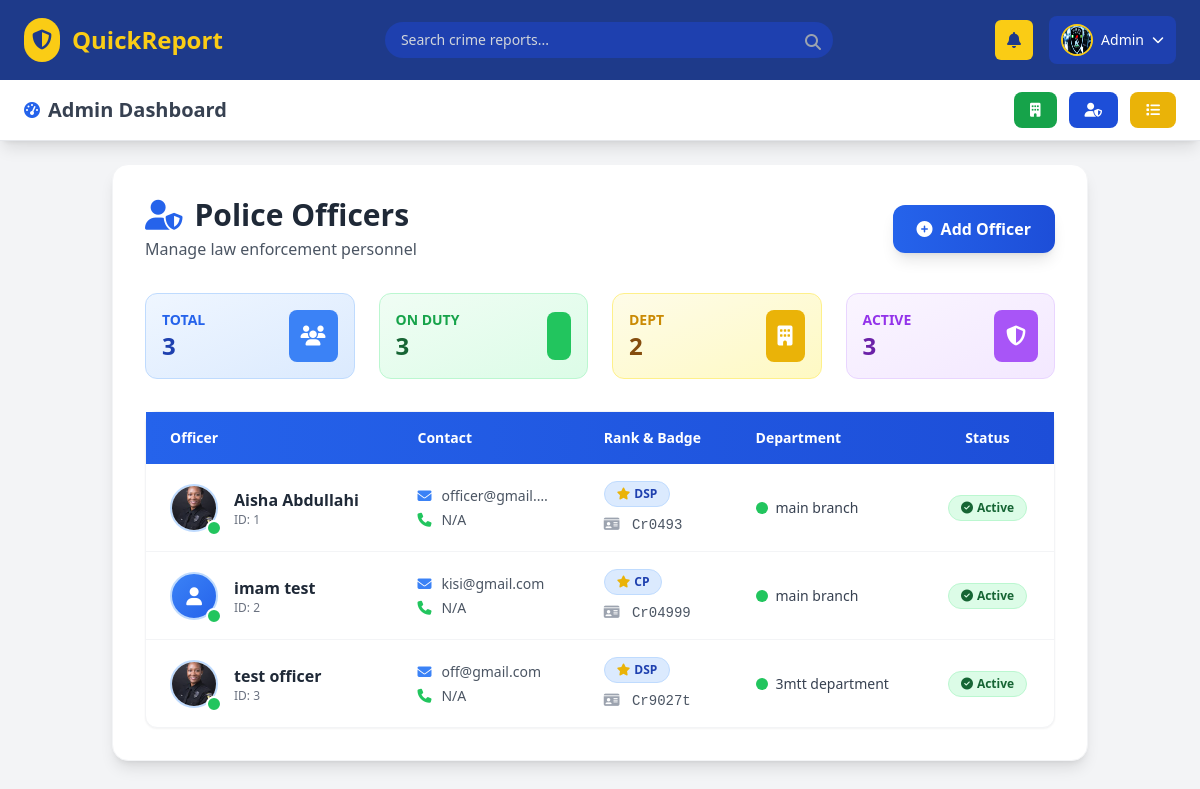
Screenshot of /officer-list/ (signed in) with the database file from the repository.
### crime_app/models.py (models this page shows, shortened)
class User(AbstractUser):
    ROLE_CHOICES = (
        ('admin', 'Super Admin'),
        ('officer', 'Officer'),
        ('citizen', 'Citizen'),
    )
    role = models.CharField(max_length=20, choices=ROLE_CHOICES, default='citizen')
    phone = models.CharField(max_length=20, blank=True, null=True)
    address = models.TextField(blank=True, null=True)
    is_active = models.BooleanField(default=True)

class Officer(models.Model):
    RANK_CHOICES = [
        ('ASP', 'Assistant Superintendent of Police'),
        ('DSP', 'Deputy Superintendent of Police'),
        ('SP', 'Superintendent of Police'),
        ('CSP', 'Chief Superintendent of Police'),
        ('ACP', 'Assistant Commissioner of Police'),
        ('DCP', 'Deputy Commissioner of Police'),
        ('CP', 'Commissioner of Police'),
    ]
    user = models.OneToOneField(User, on_delete=models.CASCADE)
    rank = models.CharField(max_length=50, choices=RANK_CHOICES)
    badge_number = models.CharField(max_length=30, unique=True)
    department = models.ForeignKey('Department', on_delete=models.SET_NULL, null=True, blank=True, related_name='officers')
    profile_picture = models.ImageField(upload_to='officers/', blank=True, null=True)
    on_duty = models.BooleanField(default=True)

class Department(models.Model):
    name = models.CharField(max_length=100, unique=True)
    location = models.CharField(max_length=150)
    contact_number = models.CharField(max_length=20, blank=True, null=True)
    established_date = models.DateField(blank=True, null=True)
    is_active = models.BooleanField(default=True)

### crime_app/views.py (the view)
# urls.py: path('officer-list/', views.officer_list, name='officer-list'),  # Fixed trailing slash
def officer_list(request):
    if not request.user.is_authenticated or (not request.user.is_superuser and getattr(request.user, 'role', None) != 'admin'):
        messages.error(request, "Access denied. Admin privileges required.")
        return redirect('my-login')
    if request.method == 'POST':
        form = OfficerForm(request.POST, request.FILES)
        if form.is_valid():
            officer = form.save()
            messages.success(request, f"Officer {officer.user.get_full_name()} added successfully!")
            return redirect('officer-list')
    else:
        form = OfficerForm()
    officers = Officer.objects.all()
    departments = Department.objects.all()  # ADD THIS LINE
    return render(request, 'crime_app/adminPage/officer-list.html', {
        'form': form,
        'officers': officers,
        'departments': departments  # ADD THIS LINE
    })

### crime_app/forms.py (shortened to what this page needs)
class OfficerForm(forms.ModelForm):
    first_name = forms.CharField(max_length=50)
    last_name = forms.CharField(max_length=50)
    email = forms.EmailField()
    password = forms.CharField(widget=forms.PasswordInput())
    class Meta:
        model = Officer
        fields = ['rank', 'badge_number', 'department', 'profile_picture']

### crime_app/context_processors.py (called while the page is built)
def officer_notifications(request):
    if request.user.is_authenticated and hasattr(request.user, 'officer'):
        officer = request.user.officer
        unread_count = officer.notifications.filter(is_read=False).count()
        recent_notifications = officer.notifications.order_by('-created_at')[:5]
    else:
        unread_count = 0
        recent_notifications = []
    return {
        'unread_count': unread_count,
        'recent_notifications': recent_notifications,
    }

### crime_app/templates/crime_app/adminPage/officer-list.html (shortened to what this page needs)
{% extends "crime_app/adminPage/base.html" %}
{% load static %}
{% load crispy_forms_tags %}
{% block content %}
<div class="bg-white rounded-xl sm:rounded-2xl shadow-lg border border-gray-100 p-3 sm:p-8">
  <div class="flex flex-col sm:flex-row sm:justify-between sm:items-center gap-3 mb-4 sm:mb-8">
    <div>
      <h1 class="text-xl sm:text-3xl font-bold text-gray-800 flex items-center">
        <i class="fas fa-user-shield text-blue-600 mr-2 sm:mr-3"></i>
        Police Officers
      </h1>
      <p class="text-gray-600 text-sm sm:text-base mt-1">Manage law enforcement personnel</p>
    </div>
    <button id="toggleFormBtn"
      class="bg-gradient-to-r from-blue-600 to-blue-700 hover:from-blue-700 hover:to-blue-800 text-white px-4 sm:px-6 py-2 sm:py-3 rounded-lg sm:rounded-xl font-semibold transition-all duration-300 shadow-lg hover:shadow-xl flex items-center justify-center gap-2 text-sm sm:text-base">
      <i class="fas fa-plus-circle"></i>
      Add Officer
    </button>
  </div>
  <div class="grid grid-cols-2 sm:grid-cols-2 md:grid-cols-4 gap-3 sm:gap-6 mb-6 sm:mb-8">
    <div class="bg-gradient-to-br from-blue-50 to-blue-100 border border-blue-200 rounded-lg sm:rounded-xl p-3 sm:p-4">
      <div class="flex items-center justify-between">
        <div>
          <p class="text-blue-600 text-[10px] sm:text-sm font-semibold">TOTAL</p>
          <p class="text-lg sm:text-2xl font-bold text-blue-800">{{ officers.count }}</p>
        </div>
        <div class="bg-blue-500 p-1.5 sm:p-3 rounded-lg">
          <i class="fas fa-users text-white text-sm sm:text-xl"></i>
        </div>
      </div>
    </div>
    <div class="bg-gradient-to-br from-green-50 to-green-100 border border-green-200 rounded-lg sm:rounded-xl p-3 sm:p-4">
      <div class="flex items-center justify-between">
        <div>
          <p class="text-green-600 text-[10px] sm:text-sm font-semibold">ON DUTY</p>
          <p class="text-lg sm:text-2xl font-bold text-green-800">{{ on_duty_count|default:officers.count }}</p>
        </div>
        <div class="bg-green-500 p-1.5 sm:p-3 rounded-lg">
        </div>
      </div>
    </div>
    <div class="bg-gradient-to-br from-yellow-50 to-yellow-100 border border-yellow-200 rounded-lg sm:rounded-xl p-3 sm:p-4">
      <div class="flex items-center justify-between">
        <div>
          <p class="text-yellow-600 text-[10px] sm:text-sm font-semibold">DEPT</p>
          <p class="text-lg sm:text-2xl font-bold text-yellow-800">{{ departments.count }}</p>
        </div>
        <div class="bg-yellow-500 p-1.5 sm:p-3 rounded-lg">
          <i class="fas fa-building text-white text-sm sm:text-xl"></i>
        </div>
      </div>
    </div>
    <div class="bg-gradient-to-br from-purple-50 to-purple-100 border border-purple-200 rounded-lg sm:rounded-xl p-3 sm:p-4">
      <div class="flex items-center justify-between">
        <div>
          <p class="text-purple-600 text-[10px] sm:text-sm font-semibold">ACTIVE</p>
          <p class="text-lg sm:text-2xl font-bold text-purple-800">{{ officers.count }}</p>
        </div>
        <div class="bg-purple-500 p-1.5 sm:p-3 rounded-lg">
          <i class="fas fa-shield-alt text-white text-sm sm:text-xl"></i>
        </div>
      </div>
    </div>
  </div>
  <div class="bg-white rounded-lg sm:rounded-xl shadow-sm border border-gray-100 overflow-hidden">
    <div class="hidden sm:block overflow-x-auto">
      <table class="w-full">
        <thead class="bg-gradient-to-r from-blue-600 to-blue-700 text-white">
          <tr>
            <th class="px-4 sm:px-6 py-3 sm:py-4 text-left font-semibold text-xs sm:text-sm">Officer</th>
            <th class="px-4 sm:px-6 py-3 sm:py-4 text-left font-semibold text-xs sm:text-sm">Contact</th>
            <th class="px-4 sm:px-6 py-3 sm:py-4 text-left font-semibold text-xs sm:text-sm">Rank & Badge</th>
            <th class="px-4 sm:px-6 py-3 sm:py-4 text-left font-semibold text-xs sm:text-sm">Department</th>
            <th class="px-4 sm:px-6 py-3 sm:py-4 text-center font-semibold text-xs sm:text-sm">Status</th>
          </tr>
        </thead>
        <tbody class="divide-y divide-gray-100">
          {% for officer in officers %}
          <tr class="hover:bg-blue-50 transition duration-200 group">
            <td class="px-4 sm:px-6 py-3 sm:py-4">
              <div class="flex items-center space-x-3 sm:space-x-4">
                <div class="relative">
                  {% if officer.profile_picture %}
                    <img src="{{ officer.profile_picture.url }}" alt="{{ officer.user.get_full_name }}"
                      class="w-8 h-8 sm:w-12 sm:h-12 rounded-full object-cover border-2 border-blue-200">
                  {% else %}
                    <div class="w-8 h-8 sm:w-12 sm:h-12 rounded-full bg-gradient-to-br from-blue-500 to-blue-600 flex items-center justify-center border-2 border-blue-200">
                      <i class="fas fa-user text-white text-xs sm:text-lg"></i>
                    </div>
                  {% endif %}
                  {% if officer.on_duty %}
                  <div class="absolute -bottom-1 -right-1 w-2 h-2 sm:w-4 sm:h-4 bg-green-500 rounded-full border-2 border-white"></div>
                  {% endif %}
                </div>
                <div>
                  <div class="font-semibold text-gray-800 text-sm sm:text-base">{{ officer.user.get_full_name|truncatechars:20 }}</div>
                  <div class="text-xs text-gray-500">ID: {{ officer.id }}</div>
                </div>
              </div>
            </td>
            <td class="px-4 sm:px-6 py-3 sm:py-4">
              <div class="space-y-1">
                <div class="flex items-center text-xs sm:text-sm text-gray-600">
                  <i class="fas fa-envelope mr-1 sm:mr-2 text-blue-500 w-3 sm:w-4"></i>
                  {{ officer.user.email|truncatechars:15|default:"N/A" }}
                </div>
                <div class="flex items-center text-xs sm:text-sm text-gray-600">
                  <i class="fas fa-phone mr-1 sm:mr-2 text-green-500 w-3 sm:w-4"></i>
                  {{ officer.user.phone|default:"N/A" }}
                </div>
              </div>
            </td>
            <td class="px-4 sm:px-6 py-3 sm:py-4">
              <div class="space-y-1 sm:space-y-2">
                <span class="inline-flex items-center px-2 sm:px-3 py-0.5 sm:py-1 rounded-full text-xs font-semibold bg-blue-100 text-blue-800 border border-blue-200">
                  <i class="fas fa-star mr-1 text-yellow-500"></i>
                  {{ officer.rank }}
                </span>
                <div class="text-xs sm:text-sm text-gray-600 font-mono">
                  <i class="fas fa-id-card mr-1 text-gray-400"></i>
                  {{ officer.badge_number }}
                </div>
              </div>
            </td>
            <td class="px-4 sm:px-6 py-3 sm:py-4">
              <div class="flex items-center space-x-2">
                <div class="w-2 h-2 sm:w-3 sm:h-3 bg-green-500 rounded-full"></div>
                <span class="text-xs sm:text-sm font-medium text-gray-700">{{ officer.department.name|truncatechars:15 }}</span>
              </div>
            </td>
            <td class="px-4 sm:px-6 py-3 sm:py-4 text-center">
              {% if officer.on_duty %}
              <span class="inline-flex items-center px-2 sm:px-3 py-0.5 sm:py-1 rounded-full text-xs font-semibold bg-green-100 text-green-800 border border-green-200">
                <i class="fas fa-check-circle mr-1"></i>
                Active
              </span>
              {% else %}
              <span class="inline-flex items-center px-2 sm:px-3 py-0.5 sm:py-1 rounded-full text-xs font-semibold bg-red-100 text-red-800 border border-red-200">
                <i class="fas fa-clock mr-1"></i>
                Off Duty
              </span>
              {% endif %}
            </td>
          </tr>
          {% endfor %}
        </tbody>
      </table>
    </div>
  </div>
</div>
{% endblock %}

### crime_app/templates/crime_app/adminPage/base.html (shortened to what this page needs)
{% load static %}
<!DOCTYPE html>
<html lang="en">
<head>
  <script src="https://cdn.tailwindcss.com"></script>
  <link rel="stylesheet" href="https://cdnjs.cloudflare.com/ajax/libs/font-awesome/6.4.0/css/all.min.css">
</head>
<body class="bg-gray-100 text-gray-800">
  <header class="bg-blue-900 text-white fixed top-0 left-0 right-0 z-50 shadow-lg">
    <div class="px-3 sm:px-6 py-2 sm:py-4">
      <div class="flex items-center justify-between">
        <div class="flex items-center gap-2 sm:gap-3">
          <div class="bg-yellow-400 p-1.5 sm:p-2 rounded-full">
            <i class="fas fa-shield-alt text-blue-900 text-lg sm:text-xl"></i>
          </div>
          <div>
            <h1 class="text-base sm:text-2xl font-bold text-yellow-400">
              <a href="{% url 'dashboard' %}">QuickReport</a>
            </h1>
          </div>
        </div>
        <form method="GET" action="{% url 'search-crime' %}" class="hidden md:block relative w-full max-w-md mx-4">
          <input
            type="text"
            name="q"
            placeholder="Search crime reports..."
            value="{{ request.GET.q }}"
            class="bg-blue-800 text-sm px-4 py-2 rounded-full focus:outline-none focus:ring-2 focus:ring-yellow-400 placeholder-gray-300 text-gray-100 w-full pr-10"
          >
          <button type="submit" class="absolute right-0 top-0 mt-2 mr-3 text-gray-400">
            <i class="fas fa-search"></i>
          </button>
        </form>
        <div class="flex items-center gap-2 sm:gap-4">
          <div class="relative">
            <button id="notifyBtn" class="bg-yellow-400 text-blue-900 p-2 sm:px-3 sm:py-2 rounded-md hover:bg-yellow-300 transition relative">
              <i class="fas fa-bell text-sm sm:text-base"></i>
            </button>
          </div>
          <div class="relative">
            <button id="profileBtn" class="flex items-center gap-1 sm:gap-2 bg-blue-800 px-2 sm:px-3 py-1.5 sm:py-2 rounded-lg hover:bg-blue-700 transition">
              <img src="{% static 'images/police.jpg' %}" class="w-6 h-6 sm:w-8 sm:h-8 rounded-full border-2 border-yellow-400" alt="Admin" />
              <span class="hidden sm:block text-sm">{{ user.first_name|default:'Admin' }}</span>
              <i class="fas fa-chevron-down text-[10px] sm:text-xs"></i>
            </button>
          </div>
        </div>
      </div>
    </div>
    <div class="bg-white px-3 sm:px-6 py-2 sm:py-3 border-b border-gray-200 overflow-x-auto hide-scrollbar" style="overflow-y: visible !important;">
      <div class="flex items-center justify-between min-w-max sm:min-w-0" style="overflow-y: visible;">
        <h2 class="text-base sm:text-xl font-semibold text-gray-700 flex items-center mr-4">
          <i class="fas fa-tachometer-alt text-blue-600 mr-1 sm:mr-2 text-sm sm:text-base"></i>
          <span class="whitespace-nowrap">Admin Dashboard</span>
        </h2>
        <div class="flex gap-2 sm:gap-3" style="overflow-y: visible;">
          <div class="relative tooltip" style="overflow: visible;">
            <a href="{% url 'department' %}"
               class="flex items-center gap-1 sm:gap-2 bg-green-600 text-white px-3 sm:px-4 py-1.5 sm:py-2 rounded-lg hover:bg-green-500 transition font-semibold text-xs sm:text-sm whitespace-nowrap">
              <i class="fas fa-building text-xs sm:text-sm"></i>
            </a>
          </div>
          <div class="relative tooltip" style="overflow: visible;">
            <a href="{% url 'officer-list' %}"
               class="flex items-center gap-1 sm:gap-2 bg-blue-700 text-white px-3 sm:px-4 py-1.5 sm:py-2 rounded-lg hover:bg-blue-600 transition font-semibold text-xs sm:text-sm whitespace-nowrap">
              <i class="fas fa-user-shield text-xs sm:text-sm"></i>
            </a>
          </div>
          <div class="relative tooltip" style="overflow: visible;">
            <a href="{% url 'reported-crime' %}"
               class="flex items-center gap-1 sm:gap-2 bg-yellow-500 text-white px-3 sm:px-4 py-1.5 sm:py-2 rounded-lg hover:bg-yellow-400 transition font-semibold text-xs sm:text-sm whitespace-nowrap">
              <i class="fas fa-list text-xs sm:text-sm"></i>
            </a>
          </div>
        </div>
      </div>
    </div>
  </header>
  <main class="min-h-screen">
    <div class="container mx-auto px-3 sm:px-6 py-4 sm:py-6">
      {% block content %}
      {% endblock %}
    </div>
  </main>
</body>
</html>

### crime_app/templates/crime_app/adminPage/base.html (style rules this page uses)
body { padding-top: 120px; }
@media (min-width: 768px) { body { padding-top: 140px; } }
.hide-scrollbar { -ms-overflow-style: none; scrollbar-width: none; }
.tooltip { position: relative; }
header { z-index: 50; }
.overflow-x-auto { overflow-x: auto !important; overflow-y: visible !important; }
.bg-white { overflow: visible !important; }
.hide-scrollbar { overflow-y: visible !important; }

### rows the page displays
User: first_name "Admin"
Officer: profile_picture (picture), on_duty True (drawn), user.get_full_name "Aisha Abdullahi", id "1", user.email "officer@gmail.…", user.phone "N/A", rank "DSP", badge_number "Cr0493", department.name "main branch"
Officer: on_duty True (drawn), user.get_full_name "imam test", id "2", user.email "kisi@gmail.com", user.phone "N/A", rank "CP", badge_number "Cr04999", department.name "main branch"
Officer: profile_picture (picture), on_duty True (drawn), user.get_full_name "test officer", id "3", user.email "off@gmail.com", user.phone "N/A", rank "DSP", badge_number "Cr9027t", department.name "3mtt department"

### other values shown
{{ officers.count }} "3"
{{ on_duty_count|default:officers.count }} "3"
{{ departments.count }} "2"
